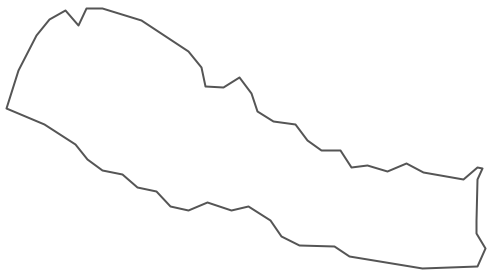
#> input picture Code Kenjy/nepal.png, 496 x 279 px
$ python -i fourier3.py   (imports and definitions only)
#> lines starting #> are read from the running program, lines starting #| are printed output that depends on the picture; after the words box and inside, x2 and y2 are one past the last pixel; in counts of white or black regions, pixels touching at a corner belong together
#%%
import cv2
import numpy as np

# Image.find_order(contours)
from bisect import bisect
# Image.find_paths(contours)
from scipy.spatial.distance import cdist
from collections import defaultdict

#%%
class Image(object):
    def __init__(self, img_loc, shape = None):
#> called with img_loc = 'nepal.png'
        self.img = cv2.imread(img_loc)
#> self.img is the input picture: shape (279, 496, 3); min 85, max 255, mean 251.9
        if shape:
            self.img = cv2.resize(self.img, shape)

    def sort(self):
        contours = self.find_contours()
        return np.vstack([contours[idx][start::-1] if start is None and end is None and stride == -1
                                                   else contours[idx] if start is None and end is None and stride == 1
                                                   else contours[idx][:end:-1] if start is None and end is not None and stride == -1
                                                   else contours[idx][start:end:stride] for idx, (start, end, stride) in self.find_order(contours)])

    def find_contours(self):
#       img = cv2.GaussianBlur(self.img, (5,5), 0)
        edges = cv2.Canny(self.img, 100, 255)
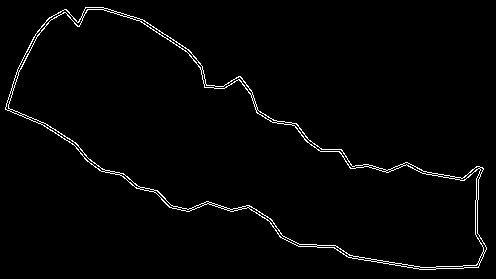
#> edges: shape (279, 496); 1.9% white in thin lines or dots
        ret, thresh = cv2.threshold(edges, 127, 255, 0)
        contours, __ = cv2.findContours(thresh, cv2.RETR_TREE, cv2.CHAIN_APPROX_SIMPLE)
#> contours = 69 contours, 37 with area under 20; largest, box (x1, y1, x2, y2) and area: (5, 7, 487, 270) 55706, (8, 9, 484, 268) 52708, (17, 9, 83, 73) 236, (291, 123, 370, 169) 210, (248, 206, 318, 247) 179

        return contours

    def find_order(self, contours):
        # This function was written as recursive originally.
        # This function obtains a dictionary of connections from find_paths(contours)
        # and "recursively" goes through the dictionary to find the slice notations that connects all contours together.
        order = []
        stack = [(0, 0, 0)]
        paths = self.find_paths(contours)

        while stack:
            cur_contour, cur_pos, original_pos = stack.pop(-1)
            if paths[cur_contour]:
                pos = bisect([start for _, (start,_) in paths[cur_contour]], cur_pos)
                # Check connections to the left and then to the right
                next_contour, (start, end) = paths[cur_contour].pop(pos-1 if pos>0 else 0)
                # Order imitates slicing notation
                # For example, (cur_pos, start+1, 1) indicates a slice of cur_pos:start+1:1
                order.append((cur_contour, (cur_pos, start+1, 1) if start+1 > cur_pos else (cur_pos, start-1 if start>0 else None, -1)))
                stack.append((cur_contour, start, original_pos))
                if next_contour in paths:
                    stack.append((next_contour, end, end))
                else:
                    order.append((next_contour, (end, None, -1)))
                    order.append((next_contour, (None, None, 1)))
                    order.append((next_contour, (None, end-1 if end > 0 else None, -1)))
            else:
                order.append((cur_contour, (cur_pos, None, 1)))
                order.append((cur_contour, (None, original_pos-1 if original_pos > 0 else None, -1)))

        return order

    def find_paths(self, contours):
        # This function first gets a distance matrix from cdist(points, points)
        # Then consider a "blob" that contains contours[0] (all the points of contours[0])
        # This function then uses that distance matrix to find the closest point to blob
        # And then adding said closest point into the blob because it is now connected
        # And then ignoring said closest point's distance to the blob and vice versa by setting the distance in the distance matrix to np.inf.
        # Finally construct a dictionary of connections.
        points = np.vstack(contours)
#> points = contour of 2446 points, box (x1, y1, x2, y2) (5, 7, 487, 270), area 6780
        points = points.reshape((points.shape[0], 2))
#> points = 2446 pairs, first value 5 to 486, second value 7 to 269
        dist = cdist(points, points)
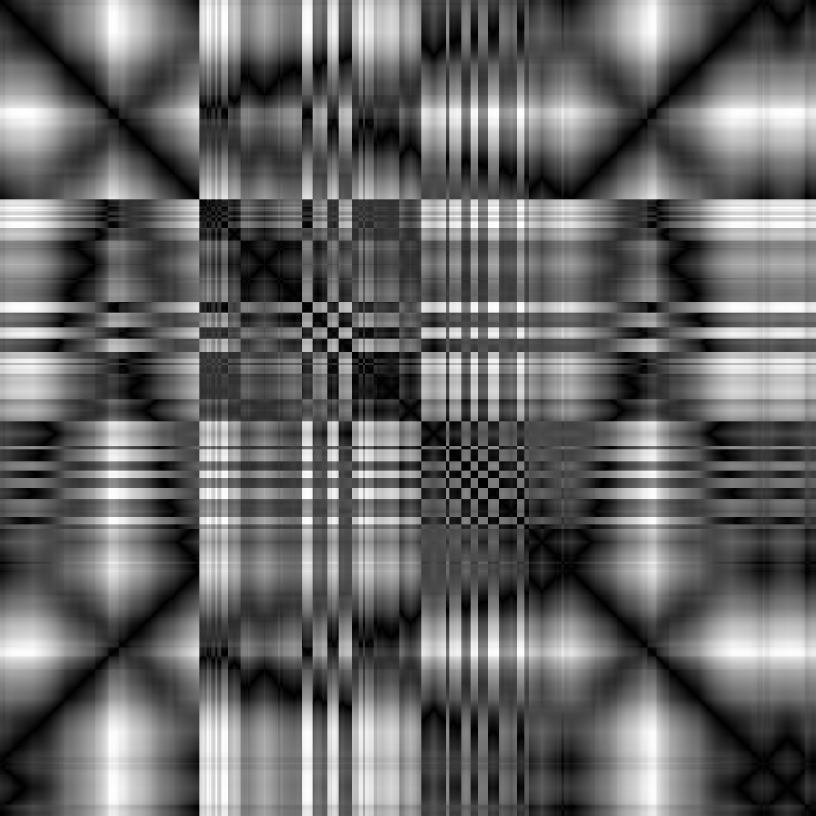
#> dist: shape (2446, 2446) float64 (shown at 1/3 size); min 0, max 502.4, mean 202.6; drawn with min black and max white

        len_arr = np.array([len(contour) for contour in contours], dtype = np.int_)
#> len_arr = 69 values, max 598 at index 0, min 6 at index 3, mean 35.45
        end_points = np.add.accumulate(len_arr)
#> end_points = 69 values from 598 to 2446

        start = 0
        start_end = []
        for end in end_points:
            dist[start:end:, start:end:] = np.inf
            start_end.append((start, end))
            start = end
#> this loop made 69 passes
#> (end, start) on passes 1 to 12: (598, 598), (620, 620), (634, 634), (640, 640), (646, 646), (652, 652), (658, 658), (664, 664), (678, 678), (684, 684), (722, 722), (732, 732)
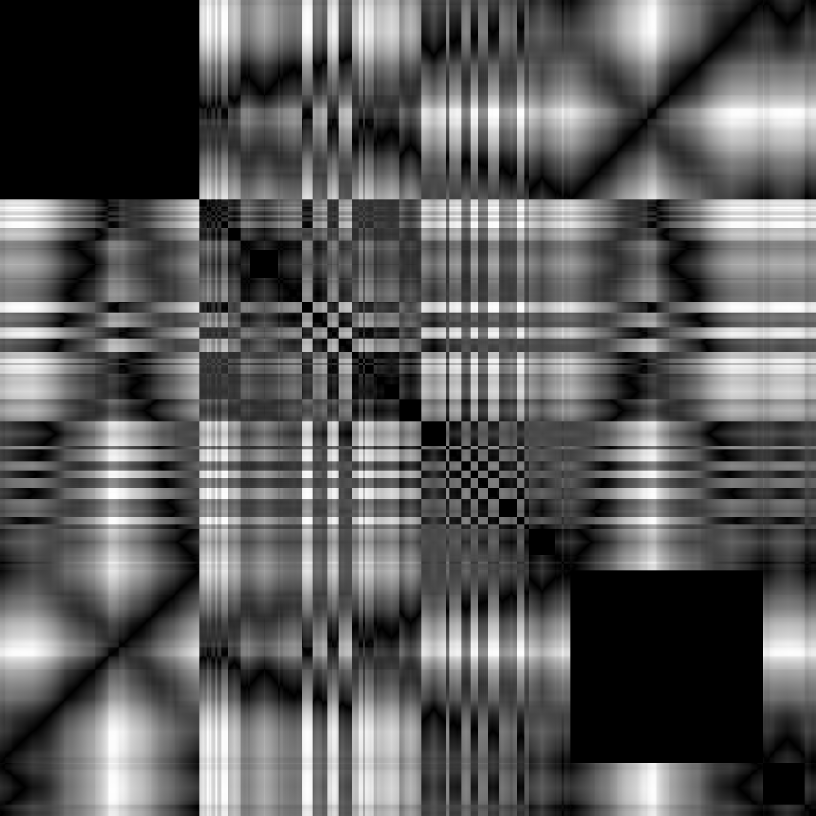
#> dist: shape (2446, 2446) float64 (shown at 1/3 size); 12.51% of the values are NaN or infinite; the others: min 0, max 502.4, mean 204.6; drawn with min black, max white, NaN and infinite black
#> after the loop, start_end = 69 pairs, first value 0 to 2428, second value 598 to 2446

        paths = defaultdict(list)
        # temp_order keeps track of the order in temp_dist
        # temp_start_end keeps track of the starts and ends of each contour in temp_dist
        # temp_dist is a slice (in terms of rows) of the original distance matrix, mainly to reduce np.argmin calculations.
        temp_order = [0]
        temp_start_end  = [start_end[0]]
#> temp_start_end = [(0, 598)]
        temp_dist = dist[start_end[0][0]:start_end[0][1]]
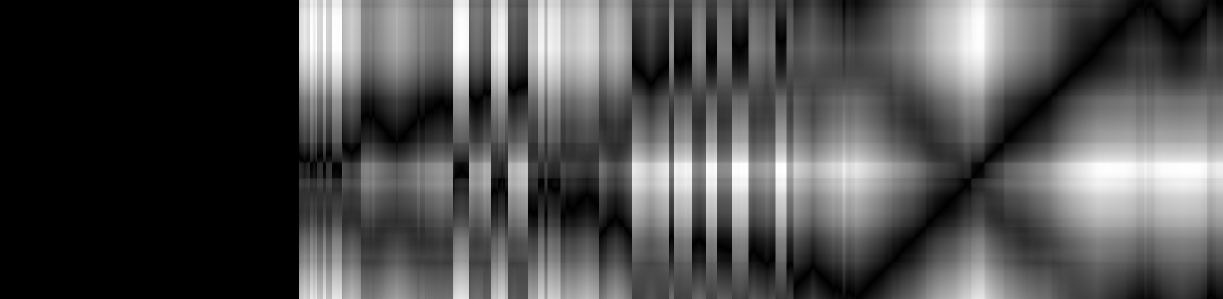
#> temp_dist: shape (598, 2446) float64 (shown at 1/2 size); 24.45% of the values are NaN or infinite; the others: min 0, max 502.4, mean 203.2; drawn with min black, max white, NaN and infinite black

        # The first connection connects two contours, and the rest connects only one contour
        while len(temp_order) < end_points.size:

            row_min = np.argmin(temp_dist, axis = 0)
            cols = np.indices(row_min.shape)
            col_min = np.argmin(temp_dist[row_min, cols])

            # row_min[col_min] gives the row min of temp_dist
            temp_row, temp_col = row_min[col_min], col_min
            temp_cur_contour = self.find_contour_index(temp_row, temp_start_end)
            cur_contour  = temp_order[temp_cur_contour]
            # express row in terms of the index inside contours[cur_contour]
            row = temp_row - temp_start_end[temp_cur_contour][0]
            next_contour = self.find_contour_index(temp_col, start_end)
            col = temp_col - start_end[next_contour][0]

            paths[cur_contour].append((next_contour, (row, col)))
            # Ignore the distance from connected points to other connected points
            start, end = start_end[next_contour]
            for order in temp_order:
                new_start, new_end = start_end[order]
                dist[new_start:new_end:, start:end:] = np.inf
                dist[start:end:, new_start:new_end:] = np.inf

            temp_order.append(next_contour)
            temp_len_arr = np.array([len(contours[order]) for order in temp_order], dtype = np.int_)
            temp_end_points = np.add.accumulate(temp_len_arr)
            temp_start_end.append((temp_start_end[-1][-1], temp_start_end[-1][-1]+temp_len_arr[-1]))
            temp_dist = dist[np.hstack([np.arange(start_end[order][0], start_end[order][1]) for order in temp_order])]
#> this loop made 68 passes
#> (col_min, temp_row, temp_col, temp_cur_contour, cur_contour, row, col, start) on passes 16 to 27: (834, 225, 834, 0, 0, 225, 0, 834), (843, 751, 843, 15, 15, 1, 3, 840), (850, 223, 850, 0, 0, 223, 0, 850), (856, 221, 856, 0, 0, 221, 0, 856), (862, 219, 862, 0, 0, 219, 0, 862), (871, 214, 871, 0, 0, 214, 3, 868), (890, 217, 890, 0, 0, 217, 0, 890), (899, 891, 899, 22, 22, 1, 3, 896), (908, 356, 908, 0, 0, 356, 2, 906), (938, 187, 938, 0, 0, 187, 0, 938), (968, 181, 968, 0, 0, 181, 0, 968), (983, 386, 983, 0, 0, 386, 1, 982)
#> (col_min, temp_row, temp_col, temp_cur_contour, cur_contour, row, col, start) on passes 2 to 7: (622, 330, 622, 0, 0, 330, 2, 620), (634, 311, 634, 0, 0, 311, 0, 634), (640, 309, 640, 0, 0, 309, 0, 640), (648, 332, 648, 0, 0, 332, 2, 646), (652, 307, 652, 0, 0, 307, 0, 652), (658, 305, 658, 0, 0, 305, 0, 658)
#> pass 1, in find_paths, `temp_dist = dist[np.hstack([np.arange(start_end[order][0], start_end[o..`:
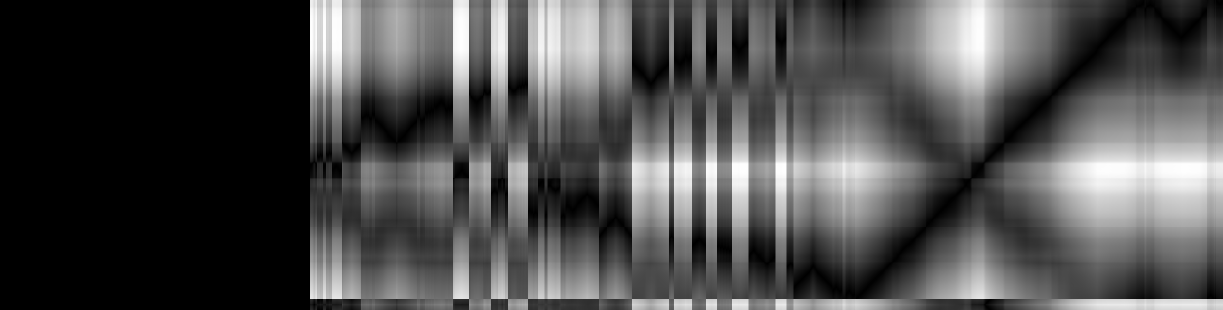
#> temp_dist: shape (620, 2446) float64 (shown at 1/2 size); 25.35% of the values are NaN or infinite; the others: min 0, max 502.4, mean 204.2; drawn with min black, max white, NaN and infinite black
#> pass 2, in find_paths, `temp_dist = dist[np.hstack([np.arange(start_end[order][0], start_end[o..`:
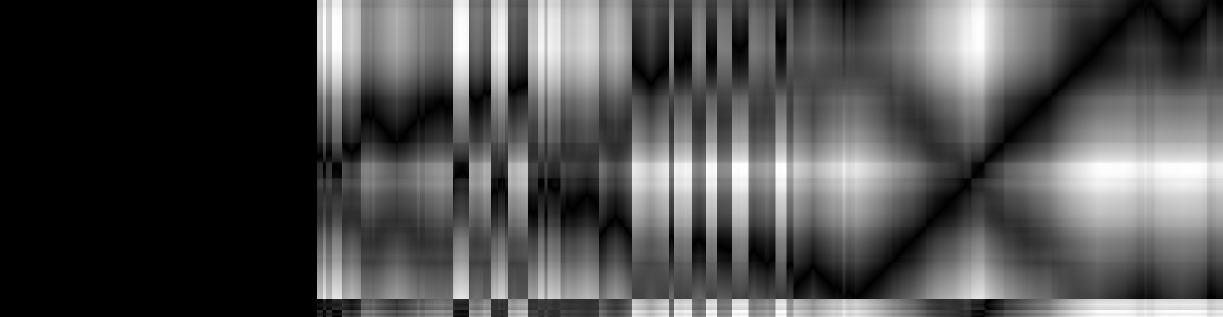
#> temp_dist: shape (634, 2446) float64 (shown at 1/2 size); 25.92% of the values are NaN or infinite; the others: min 0, max 502.4, mean 205.5; drawn with min black, max white, NaN and infinite black
#> after the loop: dist: shape (2446, 2446) float64; every value is NaN or infinite
#> after the loop, temp_order = 69 values from 0 to 68; temp_start_end has the same summary as start_end

        for contour in paths:
            paths[contour].sort(key = lambda x: x[1][0])
        return paths

    def find_contour_index(self, idx, start_end):
        for i, (start, end) in enumerate(start_end):
            if start <= idx < end:
                return i
        return len(start_end) - 1
# %%
# [1 line not run here, left out]
# %%

>>> result = Image('nepal.png').sort()
#> in find_order, `paths = self.find_paths(contours)`: paths = 6 items
